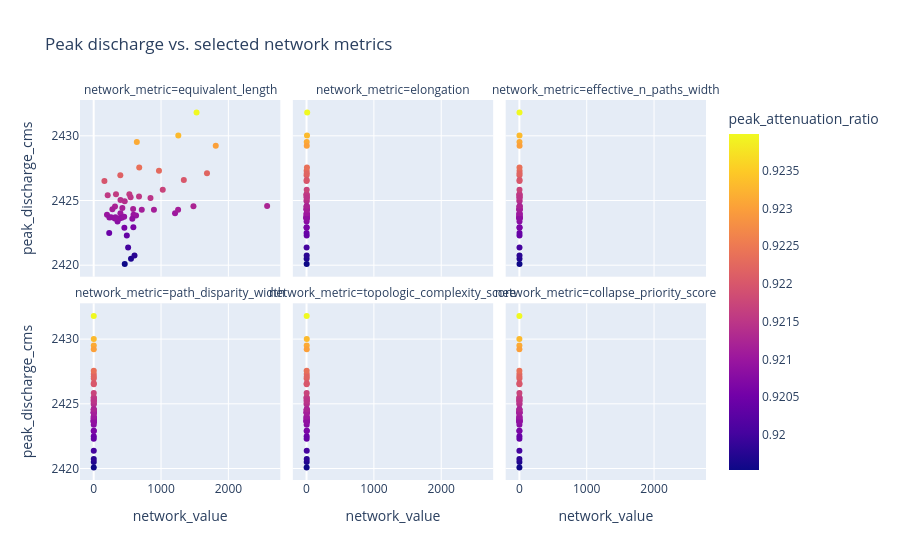

Notebook cell for this chart:
### Code cell
network_metric_columns = [
    "equivalent_length",
    "elongation",
    "effective_n_paths_width",
    "path_disparity_width",
    "topologic_complexity_score",
    "collapse_priority_score",
]

plot_df = analysis.loc[analysis["unit_id"].notna()].copy()
plot_df["unit_id"] = plot_df["unit_id"].astype(int)
plot_df["state_label"] = plot_df["state_id"] + " | unit " + plot_df["unit_id"].astype(str)

network_vs_peak = plot_df.melt(
    id_vars=["state_id", "state_label", "unit_id", "peak_discharge_cms", "peak_attenuation_ratio", "time_to_peak_hours"],
    value_vars=network_metric_columns,
    var_name="network_metric",
    value_name="network_value",
).dropna(subset=["network_value"])

px.scatter(
    network_vs_peak,
    x="network_value",
    y="peak_discharge_cms",
    facet_col="network_metric",
    facet_col_wrap=3,
    hover_name="state_label",
    color="peak_attenuation_ratio",
    title="Peak discharge vs. selected network metrics",
)

### Figure 1 — Plotly figure (JSON) as saved in the notebook; plotly's stock layout.template omitted (floating-point values rounded to 4 significant figures)
{"data": [{"hovertemplate": "<b>%{hovertext}</b><br><br>network_metric=equivalent_length<br>network_value=%{x}<br>peak_discharge_cms=%{y}<br>peak_attenuation_ratio=%{marker.color}<extra></extra>", "hovertext": ["S001_unit_28 | unit 28", "S002_unit_33 | unit 33", "S003_unit_29 | unit 29", "S004_unit_2 | unit 2", "S005_unit_16 | unit 16", "S006_unit_23 | unit 23", "S007_unit_24 | unit 24", "S008_unit_18 | unit 18", "S009_unit_25 | unit 25", "S010_unit_34 | unit 34", "S011_unit_6 | unit 6", "S012_unit_40 | unit 40", "S013_unit_14 | unit 14", "S015_unit_17 | unit 17", "S016_unit_37 | unit 37", "S017_unit_7 | unit 7", "S018_unit_3 | unit 3", "S019_unit_42 | unit 42", "S020_unit_27 | unit 27", "S021_unit_38 | unit 38", "S023_unit_11 | unit 11", "S024_unit_8 | unit 8", "S025_unit_44 | unit 44", "S026_unit_4 | unit 4", "S027_unit_52 | unit 52", "S028_unit_41 | unit 41", "S029_unit_36 | unit 36", "S030_unit_39 | unit 39", "S031_unit_45 | unit 45", "S032_unit_35 | unit 35", "S033_unit_50 | unit 50", "S034_unit_26 | unit 26", "S035_unit_1 | unit 1", "S036_unit_21 | unit 21", "S037_unit_30 | unit 30", "S038_unit_22 | unit 22", "S039_unit_9 | unit 9", "S040_unit_32 | unit 32", "S041_unit_20 | unit 20", "S042_unit_43 | unit 43", "S043_unit_12 | unit 12", "S044_unit_19 | unit 19", "S045_unit_47 | unit 47", "S046_unit_10 | unit 10", "S047_unit_48 | unit 48", "S048_unit_15 | unit 15", "S049_unit_49 | unit 49", "S050_unit_31 | unit 31", "S051_unit_51 | unit 51", "S052_unit_46 | unit 46"], "legendgroup": "", "marker": {"color": [0.922, 0.9209, 0.9216, 0.9221, 0.921, 0.921, 0.9212, 0.9214, 0.9216, 0.9209, 0.9208, 0.9209, 0.9216, 0.9204, 0.9209, 0.9214, 0.9211, 0.9209, 0.9212, 0.9209, 0.9212, 0.921, 0.9197, 0.9217, 0.9195, 0.9211, 0.9209, 0.9206, 0.9204, 0.921, 0.9209, 0.9223, 0.9231, 0.9212, 0.921, 0.9211, 0.92, 0.9206, 0.9222, 0.9215, 0.922, 0.9198, 0.9224, 0.924, 0.9215, 0.9211, 0.9215, 0.9212, 0.923, 0.9233], "coloraxis": "coloraxis", "symbol": "circle"}, "mode": "markers", "name": "", "orientation": "v", "showlegend": false, "type": "scatter", "x": [159.0, 257.7, 330.9, 395.4, 397.0, 197.3, 316.5, 397.9, 529.7, 232.7, 353.8, 381.9, 208.0, 230.3, 312.6, 460.6, 277.6, 417.5, 425.5, 322.0, 585.5, 629.2, 553.9, 1025.0, 460.8, 713.9, 452.8, 455.3, 491.6, 591.1, 573.9, 969.4, 640.7, 1481.0, 1208.0, 894.6, 511.1, 588.8, 1682.0, 548.1, 1338.0, 605.9, 676.0, 1528.0, 673.1, 1253.0, 843.4, 2575.0, 1812.0, 1257.0], "xaxis": "x4", "y": [2427.0, 2424.0, 2425.0, 2427.0, 2424.0, 2424.0, 2425.0, 2425.0, 2425.0, 2424.0, 2423.0, 2424.0, 2425.0, 2422.0, 2424.0, 2425.0, 2424.0, 2424.0, 2424.0, 2424.0, 2424.0, 2424.0, 2420.0, 2426.0, 2420.0, 2424.0, 2424.0, 2423.0, 2422.0, 2424.0, 2424.0, 2427.0, 2430.0, 2425.0, 2424.0, 2424.0, 2421.0, 2423.0, 2427.0, 2425.0, 2427.0, 2421.0, 2428.0, 2432.0, 2425.0, 2424.0, 2425.0, 2425.0, 2429.0, 2430.0], "yaxis": "y4"}, {"hovertemplate": "<b>%{hovertext}</b><br><br>network_metric=elongation<br>network_value=%{x}<br>peak_discharge_cms=%{y}<br>peak_attenuation_ratio=%{marker.color}<extra></extra>", "hovertext": ["S001_unit_28 | unit 28", "S002_unit_33 | unit 33", "S003_unit_29 | unit 29", "S004_unit_2 | unit 2", "S005_unit_16 | unit 16", "S006_unit_23 | unit 23", "S007_unit_24 | unit 24", "S008_unit_18 | unit 18", "S009_unit_25 | unit 25", "S010_unit_34 | unit 34", "S011_unit_6 | unit 6", "S012_unit_40 | unit 40", "S013_unit_14 | unit 14", "S015_unit_17 | unit 17", "S016_unit_37 | unit 37", "S017_unit_7 | unit 7", "S018_unit_3 | unit 3", "S019_unit_42 | unit 42", "S020_unit_27 | unit 27", "S021_unit_38 | unit 38", "S023_unit_11 | unit 11", "S024_unit_8 | unit 8", "S025_unit_44 | unit 44", "S026_unit_4 | unit 4", "S027_unit_52 | unit 52", "S028_unit_41 | unit 41", "S029_unit_36 | unit 36", "S030_unit_39 | unit 39", "S031_unit_45 | unit 45", "S032_unit_35 | unit 35", "S033_unit_50 | unit 50", "S034_unit_26 | unit 26", "S035_unit_1 | unit 1", "S036_unit_21 | unit 21", "S037_unit_30 | unit 30", "S038_unit_22 | unit 22", "S039_unit_9 | unit 9", "S040_unit_32 | unit 32", "S041_unit_20 | unit 20", "S042_unit_43 | unit 43", "S043_unit_12 | unit 12", "S044_unit_19 | unit 19", "S045_unit_47 | unit 47", "S046_unit_10 | unit 10", "S047_unit_48 | unit 48", "S048_unit_15 | unit 15", "S049_unit_49 | unit 49", "S050_unit_31 | unit 31", "S051_unit_51 | unit 51", "S052_unit_46 | unit 46"], "legendgroup": "", "marker": {"color": [0.922, 0.9209, 0.9216, 0.9221, 0.921, 0.921, 0.9212, 0.9214, 0.9216, 0.9209, 0.9208, 0.9209, 0.9216, 0.9204, 0.9209, 0.9214, 0.9211, 0.9209, 0.9212, 0.9209, 0.9212, 0.921, 0.9197, 0.9217, 0.9195, 0.9211, 0.9209, 0.9206, 0.9204, 0.921, 0.9209, 0.9223, 0.9231, 0.9212, 0.921, 0.9211, 0.92, 0.9206, 0.9222, 0.9215, 0.922, 0.9198, 0.9224, 0.924, 0.9215, 0.9211, 0.9215, 0.9212, 0.923, 0.9233], "coloraxis": "coloraxis", "symbol": "circle"}, "mode": "markers", "name": "", "orientation": "v", "showlegend": false, "type": "scatter", "x": [0.2851, 0.6564, 0.7738, 0.8091, 0.9946, 1.474, 0.6824, 0.9376, 1.114, 0.7877, 0.9319, 0.8745, 1.058, 0.5653, 0.6353, 0.9901, 0.7761, 0.9736, 1.265, 0.6403, 1.252, 2.23, 1.221, 2.506, 1.809, 1.372, 1.024, 0.8595, 1.884, 2.229, 1.896, 1.371, 2.737, 3.546, 4.737, 4.365, 0.9664, 1.078, 3.509, 1.426, 2.126, 2.15, 5.749, 9.869, 1.685, 4.406, 4.353, 2.403, 3.299, 7.072], "xaxis": "x5", "y": [2427.0, 2424.0, 2425.0, 2427.0, 2424.0, 2424.0, 2425.0, 2425.0, 2425.0, 2424.0, 2423.0, 2424.0, 2425.0, 2422.0, 2424.0, 2425.0, 2424.0, 2424.0, 2424.0, 2424.0, 2424.0, 2424.0, 2420.0, 2426.0, 2420.0, 2424.0, 2424.0, 2423.0, 2422.0, 2424.0, 2424.0, 2427.0, 2430.0, 2425.0, 2424.0, 2424.0, 2421.0, 2423.0, 2427.0, 2425.0, 2427.0, 2421.0, 2428.0, 2432.0, 2425.0, 2424.0, 2425.0, 2425.0, 2429.0, 2430.0], "yaxis": "y5"}, {"hovertemplate": "<b>%{hovertext}</b><br><br>network_metric=effective_n_paths_width<br>network_value=%{x}<br>peak_discharge_cms=%{y}<br>peak_attenuation_ratio=%{marker.color}<extra></extra>", "hovertext": ["S001_unit_28 | unit 28", "S002_unit_33 | unit 33", "S003_unit_29 | unit 29", "S004_unit_2 | unit 2", "S005_unit_16 | unit 16", "S006_unit_23 | unit 23", "S007_unit_24 | unit 24", "S008_unit_18 | unit 18", "S009_unit_25 | unit 25", "S010_unit_34 | unit 34", "S011_unit_6 | unit 6", "S012_unit_40 | unit 40", "S013_unit_14 | unit 14", "S015_unit_17 | unit 17", "S016_unit_37 | unit 37", "S017_unit_7 | unit 7", "S018_unit_3 | unit 3", "S019_unit_42 | unit 42", "S020_unit_27 | unit 27", "S021_unit_38 | unit 38", "S023_unit_11 | unit 11", "S024_unit_8 | unit 8", "S025_unit_44 | unit 44", "S026_unit_4 | unit 4", "S027_unit_52 | unit 52", "S028_unit_41 | unit 41", "S029_unit_36 | unit 36", "S030_unit_39 | unit 39", "S031_unit_45 | unit 45", "S032_unit_35 | unit 35", "S033_unit_50 | unit 50", "S034_unit_26 | unit 26", "S035_unit_1 | unit 1", "S036_unit_21 | unit 21", "S037_unit_30 | unit 30", "S038_unit_22 | unit 22", "S039_unit_9 | unit 9", "S040_unit_32 | unit 32", "S041_unit_20 | unit 20", "S042_unit_43 | unit 43", "S043_unit_12 | unit 12", "S044_unit_19 | unit 19", "S045_unit_47 | unit 47", "S046_unit_10 | unit 10", "S047_unit_48 | unit 48", "S048_unit_15 | unit 15", "S049_unit_49 | unit 49", "S050_unit_31 | unit 31", "S051_unit_51 | unit 51", "S052_unit_46 | unit 46"], "legendgroup": "", "marker": {"color": [0.922, 0.9209, 0.9216, 0.9221, 0.921, 0.921, 0.9212, 0.9214, 0.9216, 0.9209, 0.9208, 0.9209, 0.9216, 0.9204, 0.9209, 0.9214, 0.9211, 0.9209, 0.9212, 0.9209, 0.9212, 0.921, 0.9197, 0.9217, 0.9195, 0.9211, 0.9209, 0.9206, 0.9204, 0.921, 0.9209, 0.9223, 0.9231, 0.9212, 0.921, 0.9211, 0.92, 0.9206, 0.9222, 0.9215, 0.922, 0.9198, 0.9224, 0.924, 0.9215, 0.9211, 0.9215, 0.9212, 0.923, 0.9233], "coloraxis": "coloraxis", "symbol": "circle"}, "mode": "markers", "name": "", "orientation": "v", "showlegend": false, "type": "scatter", "x": [1.435, 1.528, 1.685, 1.671, 1.655, 1.79, 1.95, 1.582, 1.455, 1.858, 1.761, 1.801, 1.854, 1.962, 1.854, 1.678, 1.959, 1.884, 1.909, 1.95, 1.612, 1.597, 1.83, 1.604, 1.984, 1.878, 1.954, 1.992, 1.96, 1.964, 1.878, 2.623, 1.792, 1.827, 1.942, 1.866, 1.982, 2.884, 2.334, 1.964, 2.747, 1.953, 1.998, 1.949, 2.953, 1.885, 1.999, 5.755, 2.949, 1.965], "xaxis": "x6", "y": [2427.0, 2424.0, 2425.0, 2427.0, 2424.0, 2424.0, 2425.0, 2425.0, 2425.0, 2424.0, 2423.0, 2424.0, 2425.0, 2422.0, 2424.0, 2425.0, 2424.0, 2424.0, 2424.0, 2424.0, 2424.0, 2424.0, 2420.0, 2426.0, 2420.0, 2424.0, 2424.0, 2423.0, 2422.0, 2424.0, 2424.0, 2427.0, 2430.0, 2425.0, 2424.0, 2424.0, 2421.0, 2423.0, 2427.0, 2425.0, 2427.0, 2421.0, 2428.0, 2432.0, 2425.0, 2424.0, 2425.0, 2425.0, 2429.0, 2430.0], "yaxis": "y6"}, {"hovertemplate": "<b>%{hovertext}</b><br><br>network_metric=path_disparity_width<br>network_value=%{x}<br>peak_discharge_cms=%{y}<br>peak_attenuation_ratio=%{marker.color}<extra></extra>", "hovertext": ["S001_unit_28 | unit 28", "S002_unit_33 | unit 33", "S003_unit_29 | unit 29", "S004_unit_2 | unit 2", "S005_unit_16 | unit 16", "S006_unit_23 | unit 23", "S007_unit_24 | unit 24", "S008_unit_18 | unit 18", "S009_unit_25 | unit 25", "S010_unit_34 | unit 34", "S011_unit_6 | unit 6", "S012_unit_40 | unit 40", "S013_unit_14 | unit 14", "S015_unit_17 | unit 17", "S016_unit_37 | unit 37", "S017_unit_7 | unit 7", "S018_unit_3 | unit 3", "S019_unit_42 | unit 42", "S020_unit_27 | unit 27", "S021_unit_38 | unit 38", "S023_unit_11 | unit 11", "S024_unit_8 | unit 8", "S025_unit_44 | unit 44", "S026_unit_4 | unit 4", "S027_unit_52 | unit 52", "S028_unit_41 | unit 41", "S029_unit_36 | unit 36", "S030_unit_39 | unit 39", "S031_unit_45 | unit 45", "S032_unit_35 | unit 35", "S033_unit_50 | unit 50", "S034_unit_26 | unit 26", "S035_unit_1 | unit 1", "S036_unit_21 | unit 21", "S037_unit_30 | unit 30", "S038_unit_22 | unit 22", "S039_unit_9 | unit 9", "S040_unit_32 | unit 32", "S041_unit_20 | unit 20", "S042_unit_43 | unit 43", "S043_unit_12 | unit 12", "S044_unit_19 | unit 19", "S045_unit_47 | unit 47", "S046_unit_10 | unit 10", "S047_unit_48 | unit 48", "S048_unit_15 | unit 15", "S049_unit_49 | unit 49", "S050_unit_31 | unit 31", "S051_unit_51 | unit 51", "S052_unit_46 | unit 46"], "legendgroup": "", "marker": {"color": [0.922, 0.9209, 0.9216, 0.9221, 0.921, 0.921, 0.9212, 0.9214, 0.9216, 0.9209, 0.9208, 0.9209, 0.9216, 0.9204, 0.9209, 0.9214, 0.9211, 0.9209, 0.9212, 0.9209, 0.9212, 0.921, 0.9197, 0.9217, 0.9195, 0.9211, 0.9209, 0.9206, 0.9204, 0.921, 0.9209, 0.9223, 0.9231, 0.9212, 0.921, 0.9211, 0.92, 0.9206, 0.9222, 0.9215, 0.922, 0.9198, 0.9224, 0.924, 0.9215, 0.9211, 0.9215, 0.9212, 0.923, 0.9233], "coloraxis": "coloraxis", "symbol": "circle"}, "mode": "markers", "name": "", "orientation": "v", "showlegend": false, "type": "scatter", "x": [1.393, 1.309, 1.187, 1.197, 1.209, 1.117, 1.026, 1.264, 1.374, 1.076, 1.136, 1.11, 1.079, 1.019, 1.079, 1.192, 1.021, 1.061, 1.048, 1.025, 1.241, 1.253, 1.093, 1.247, 1.008, 1.065, 1.023, 1.004, 1.02, 1.018, 1.065, 1.144, 1.116, 1.095, 1.03, 1.072, 1.009, 1.04, 1.285, 1.018, 1.092, 1.024, 1.001, 1.026, 1.016, 1.061, 1.0, 1.043, 1.017, 1.018], "xaxis": "x", "y": [2427.0, 2424.0, 2425.0, 2427.0, 2424.0, 2424.0, 2425.0, 2425.0, 2425.0, 2424.0, 2423.0, 2424.0, 2425.0, 2422.0, 2424.0, 2425.0, 2424.0, 2424.0, 2424.0, 2424.0, 2424.0, 2424.0, 2420.0, 2426.0, 2420.0, 2424.0, 2424.0, 2423.0, 2422.0, 2424.0, 2424.0, 2427.0, 2430.0, 2425.0, 2424.0, 2424.0, 2421.0, 2423.0, 2427.0, 2425.0, 2427.0, 2421.0, 2428.0, 2432.0, 2425.0, 2424.0, 2425.0, 2425.0, 2429.0, 2430.0], "yaxis": "y"}, {"hovertemplate": "<b>%{hovertext}</b><br><br>network_metric=topologic_complexity_score<br>network_value=%{x}<br>peak_discharge_cms=%{y}<br>peak_attenuation_ratio=%{marker.color}<extra></extra>", "hovertext": ["S001_unit_28 | unit 28", "S002_unit_33 | unit 33", "S003_unit_29 | unit 29", "S004_unit_2 | unit 2", "S005_unit_16 | unit 16", "S006_unit_23 | unit 23", "S007_unit_24 | unit 24", "S008_unit_18 | unit 18", "S009_unit_25 | unit 25", "S010_unit_34 | unit 34", "S011_unit_6 | unit 6", "S012_unit_40 | unit 40", "S013_unit_14 | unit 14", "S015_unit_17 | unit 17", "S016_unit_37 | unit 37", "S017_unit_7 | unit 7", "S018_unit_3 | unit 3", "S019_unit_42 | unit 42", "S020_unit_27 | unit 27", "S021_unit_38 | unit 38", "S023_unit_11 | unit 11", "S024_unit_8 | unit 8", "S025_unit_44 | unit 44", "S026_unit_4 | unit 4", "S027_unit_52 | unit 52", "S028_unit_41 | unit 41", "S029_unit_36 | unit 36", "S030_unit_39 | unit 39", "S031_unit_45 | unit 45", "S032_unit_35 | unit 35", "S033_unit_50 | unit 50", "S034_unit_26 | unit 26", "S035_unit_1 | unit 1", "S036_unit_21 | unit 21", "S037_unit_30 | unit 30", "S038_unit_22 | unit 22", "S039_unit_9 | unit 9", "S040_unit_32 | unit 32", "S041_unit_20 | unit 20", "S042_unit_43 | unit 43", "S043_unit_12 | unit 12", "S044_unit_19 | unit 19", "S045_unit_47 | unit 47", "S046_unit_10 | unit 10", "S047_unit_48 | unit 48", "S048_unit_15 | unit 15", "S049_unit_49 | unit 49", "S050_unit_31 | unit 31", "S051_unit_51 | unit 51", "S052_unit_46 | unit 46"], "legendgroup": "", "marker": {"color": [0.922, 0.9209, 0.9216, 0.9221, 0.921, 0.921, 0.9212, 0.9214, 0.9216, 0.9209, 0.9208, 0.9209, 0.9216, 0.9204, 0.9209, 0.9214, 0.9211, 0.9209, 0.9212, 0.9209, 0.9212, 0.921, 0.9197, 0.9217, 0.9195, 0.9211, 0.9209, 0.9206, 0.9204, 0.921, 0.9209, 0.9223, 0.9231, 0.9212, 0.921, 0.9211, 0.92, 0.9206, 0.9222, 0.9215, 0.922, 0.9198, 0.9224, 0.924, 0.9215, 0.9211, 0.9215, 0.9212, 0.923, 0.9233], "coloraxis": "coloraxis", "symbol": "circle"}, "mode": "markers", "name": "", "orientation": "v", "showlegend": false, "type": "scatter", "x": [1.099, 1.099, 1.099, 1.099, 1.099, 1.099, 1.099, 1.792, 1.099, 1.792, 1.792, 1.792, 1.792, 1.792, 2.485, 1.792, 1.792, 1.792, 1.099, 2.485, 2.197, 1.792, 2.485, 1.792, 1.099, 1.792, 2.485, 2.485, 1.792, 1.099, 2.197, 2.773, 2.485, 1.792, 1.099, 1.792, 2.89, 3.466, 3.178, 2.89, 3.178, 2.89, 1.792, 2.197, 3.871, 3.296, 2.485, 5.165, 2.773, 3.296], "xaxis": "x2", "y": [2427.0, 2424.0, 2425.0, 2427.0, 2424.0, 2424.0, 2425.0, 2425.0, 2425.0, 2424.0, 2423.0, 2424.0, 2425.0, 2422.0, 2424.0, 2425.0, 2424.0, 2424.0, 2424.0, 2424.0, 2424.0, 2424.0, 2420.0, 2426.0, 2420.0, 2424.0, 2424.0, 2423.0, 2422.0, 2424.0, 2424.0, 2427.0, 2430.0, 2425.0, 2424.0, 2424.0, 2421.0, 2423.0, 2427.0, 2425.0, 2427.0, 2421.0, 2428.0, 2432.0, 2425.0, 2424.0, 2425.0, 2425.0, 2429.0, 2430.0], "yaxis": "y2"}, {"hovertemplate": "<b>%{hovertext}</b><br><br>network_metric=collapse_priority_score<br>network_value=%{x}<br>peak_discharge_cms=%{y}<br>peak_attenuation_ratio=%{marker.color}<extra></extra>", "hovertext": ["S001_unit_28 | unit 28", "S002_unit_33 | unit 33", "S003_unit_29 | unit 29", "S004_unit_2 | unit 2", "S005_unit_16 | unit 16", "S006_unit_23 | unit 23", "S007_unit_24 | unit 24", "S008_unit_18 | unit 18", "S009_unit_25 | unit 25", "S010_unit_34 | unit 34", "S011_unit_6 | unit 6", "S012_unit_40 | unit 40", "S013_unit_14 | unit 14", "S015_unit_17 | unit 17", "S016_unit_37 | unit 37", "S017_unit_7 | unit 7", "S018_unit_3 | unit 3", "S019_unit_42 | unit 42", "S020_unit_27 | unit 27", "S021_unit_38 | unit 38", "S023_unit_11 | unit 11", "S024_unit_8 | unit 8", "S025_unit_44 | unit 44", "S026_unit_4 | unit 4", "S027_unit_52 | unit 52", "S028_unit_41 | unit 41", "S029_unit_36 | unit 36", "S030_unit_39 | unit 39", "S031_unit_45 | unit 45", "S032_unit_35 | unit 35", "S033_unit_50 | unit 50", "S034_unit_26 | unit 26", "S035_unit_1 | unit 1", "S036_unit_21 | unit 21", "S037_unit_30 | unit 30", "S038_unit_22 | unit 22", "S039_unit_9 | unit 9", "S040_unit_32 | unit 32", "S041_unit_20 | unit 20", "S042_unit_43 | unit 43", "S043_unit_12 | unit 12", "S044_unit_19 | unit 19", "S045_unit_47 | unit 47", "S046_unit_10 | unit 10", "S047_unit_48 | unit 48", "S048_unit_15 | unit 15", "S049_unit_49 | unit 49", "S050_unit_31 | unit 31", "S051_unit_51 | unit 51", "S052_unit_46 | unit 46"], "legendgroup": "", "marker": {"color": [0.922, 0.9209, 0.9216, 0.9221, 0.921, 0.921, 0.9212, 0.9214, 0.9216, 0.9209, 0.9208, 0.9209, 0.9216, 0.9204, 0.9209, 0.9214, 0.9211, 0.9209, 0.9212, 0.9209, 0.9212, 0.921, 0.9197, 0.9217, 0.9195, 0.9211, 0.9209, 0.9206, 0.9204, 0.921, 0.9209, 0.9223, 0.9231, 0.9212, 0.921, 0.9211, 0.92, 0.9206, 0.9222, 0.9215, 0.922, 0.9198, 0.9224, 0.924, 0.9215, 0.9211, 0.9215, 0.9212, 0.923, 0.9233], "coloraxis": "coloraxis", "symbol": "circle"}, "mode": "markers", "name": "", "orientation": "v", "showlegend": false, "type": "scatter", "x": [0.973, 0.9191, 0.8358, 0.8162, 0.7721, 0.7475, 0.7377, 0.7377, 0.7279, 0.7279, 0.7181, 0.7083, 0.6887, 0.6838, 0.6667, 0.6593, 0.6495, 0.6103, 0.6103, 0.5882, 0.5441, 0.5221, 0.4755, 0.4681, 0.4681, 0.4485, 0.4461, 0.4314, 0.4289, 0.424, 0.4167, 0.4044, 0.3725, 0.3701, 0.3652, 0.3603, 0.3603, 0.3431, 0.3064, 0.3064, 0.2819, 0.2745, 0.2377, 0.201, 0.201, 0.1789, 0.1618, 0.1569, 0.1299, 0.08578], "xaxis": "x3", "y": [2427.0, 2424.0, 2425.0, 2427.0, 2424.0, 2424.0, 2425.0, 2425.0, 2425.0, 2424.0, 2423.0, 2424.0, 2425.0, 2422.0, 2424.0, 2425.0, 2424.0, 2424.0, 2424.0, 2424.0, 2424.0, 2424.0, 2420.0, 2426.0, 2420.0, 2424.0, 2424.0, 2423.0, 2422.0, 2424.0, 2424.0, 2427.0, 2430.0, 2425.0, 2424.0, 2424.0, 2421.0, 2423.0, 2427.0, 2425.0, 2427.0, 2421.0, 2428.0, 2432.0, 2425.0, 2424.0, 2425.0, 2425.0, 2429.0, 2430.0], "yaxis": "y3"}], "layout": {"annotations": [{"font": {}, "showarrow": false, "text": "network_metric=path_disparity_width", "x": 0.16, "xanchor": "center", "xref": "paper", "y": 0.465, "yanchor": "bottom", "yref": "paper"}, {"font": {}, "showarrow": false, "text": "network_metric=topologic_complexity_score", "x": 0.5, "xanchor": "center", "xref": "paper", "y": 0.465, "yanchor": "bottom", "yref": "paper"}, {"font": {}, "showarrow": false, "text": "network_metric=collapse_priority_score", "x": 0.84, "xanchor": "center", "xref": "paper", "y": 0.465, "yanchor": "bottom", "yref": "paper"}, {"font": {}, "showarrow": false, "text": "network_metric=equivalent_length", "x": 0.16, "xanchor": "center", "xref": "paper", "y": 1.0, "yanchor": "bottom", "yref": "paper"}, {"font": {}, "showarrow": false, "text": "network_metric=elongation", "x": 0.5, "xanchor": "center", "xref": "paper", "y": 1.0, "yanchor": "bottom", "yref": "paper"}, {"font": {}, "showarrow": false, "text": "network_metric=effective_n_paths_width", "x": 0.84, "xanchor": "center", "xref": "paper", "y": 1.0, "yanchor": "bottom", "yref": "paper"}], "coloraxis": {"colorbar": {"title": {"text": "peak_attenuation_ratio"}}, "colorscale": [[0, "#0d0887"], [0.1111, "#46039f"], [0.2222, "#7201a8"], [0.3333, "#9c179e"], [0.4444, "#bd3786"], [0.5556, "#d8576b"], [0.6667, "#ed7953"], [0.7778, "#fb9f3a"], [0.8889, "#fdca26"], [1, "#f0f921"]]}, "legend": {"tracegroupgap": 0}, "title": {"text": "Peak discharge vs. selected network metrics"}, "xaxis": {"anchor": "y", "domain": [0, 0.32], "title": {"text": "network_value"}}, "xaxis2": {"anchor": "y2", "domain": [0.34, 0.66], "matches": "x", "title": {"text": "network_value"}}, "xaxis3": {"anchor": "y3", "domain": [0.68, 1.0], "matches": "x", "title": {"text": "network_value"}}, "xaxis4": {"anchor": "y4", "domain": [0, 0.32], "matches": "x", "showticklabels": false}, "xaxis5": {"anchor": "y5", "domain": [0.34, 0.66], "matches": "x", "showticklabels": false}, "xaxis6": {"anchor": "y6", "domain": [0.68, 1.0], "matches": "x", "showticklabels": false}, "yaxis": {"anchor": "x", "domain": [0, 0.465], "title": {"text": "peak_discharge_cms"}}, "yaxis2": {"anchor": "x2", "domain": [0, 0.465], "matches": "y", "showticklabels": false}, "yaxis3": {"anchor": "x3", "domain": [0, 0.465], "matches": "y", "showticklabels": false}, "yaxis4": {"anchor": "x4", "domain": [0.535, 1.0], "matches": "y", "title": {"text": "peak_discharge_cms"}}, "yaxis5": {"anchor": "x5", "domain": [0.535, 1.0], "matches": "y", "showticklabels": false}, "yaxis6": {"anchor": "x6", "domain": [0.535, 1.0], "matches": "y", "showticklabels": false}}}
